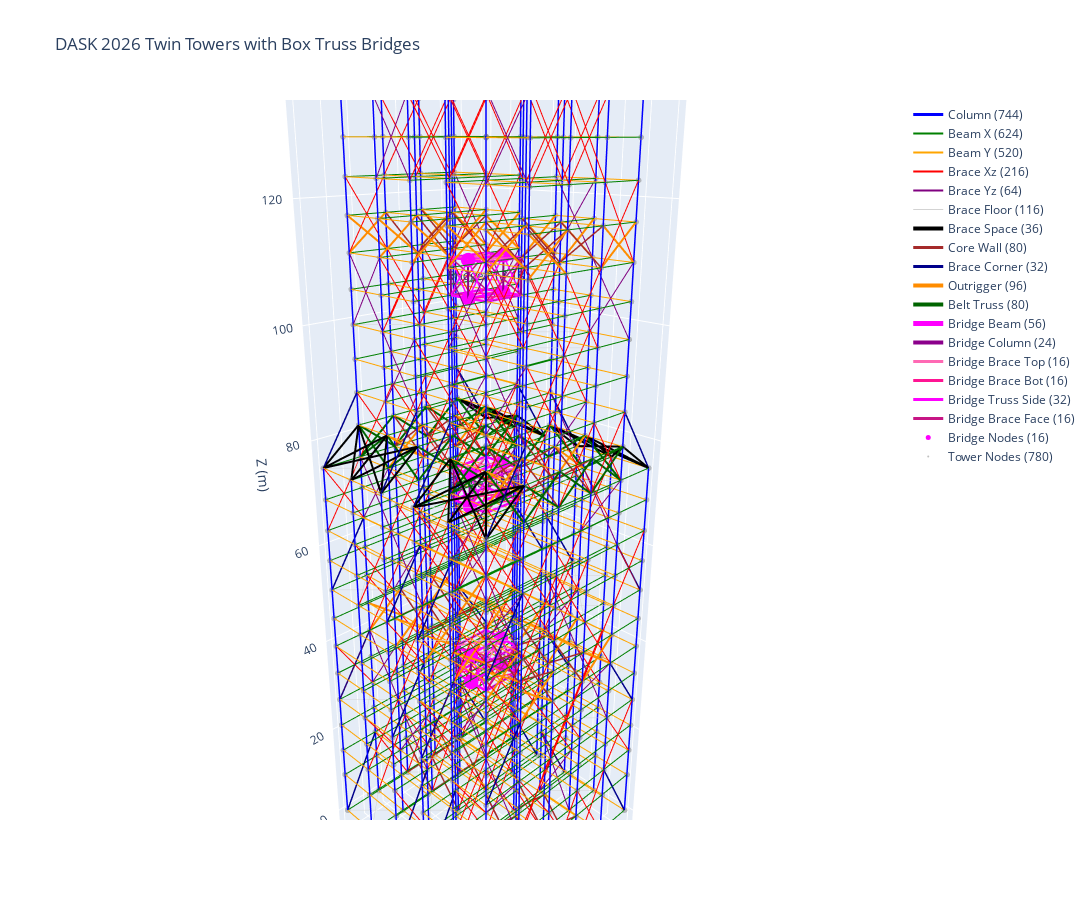

Notebook cell for this chart:
### Markdown cell above
---
## 7. 3D Visualization

### Code cell
# 3D Twin Towers Visualization
fig_3d = go.Figure()

# Element styles for visualization
element_styles = {
    # Tower elements
    'column':           {'color': 'blue',         'width': 3},
    'beam_x':           {'color': 'green',        'width': 2},
    'beam_y':           {'color': 'orange',       'width': 2},
    'brace_xz':         {'color': 'red',          'width': 2},
    'brace_yz':         {'color': 'purple',       'width': 2},
    'brace_floor':      {'color': 'lightgray',    'width': 1},
    'brace_space':      {'color': 'black',        'width': 4},
    'core_wall':        {'color': 'brown',        'width': 3},
    'brace_corner':     {'color': 'darkblue',     'width': 3},
    'brace_transition': {'color': 'gold',         'width': 3},
    # Outrigger system
    'outrigger':        {'color': 'darkorange',   'width': 4},
    'belt_truss':       {'color': 'darkgreen',    'width': 4},
    # Bridge elements
    'bridge_beam':      {'color': 'magenta',      'width': 5},
    'bridge_column':    {'color': 'darkmagenta',  'width': 4},
    'bridge_brace_top': {'color': 'hotpink',      'width': 3},
    'bridge_brace_bot': {'color': 'deeppink',     'width': 3},
    'bridge_truss_side':{'color': 'fuchsia',      'width': 3},
    'bridge_brace_face':{'color': 'mediumvioletred', 'width': 3},
    'bridge_brace':     {'color': 'magenta',      'width': 3},  # fallback
}

for etype, style in element_styles.items():
    elements = connectivity_df[connectivity_df['element_type'] == etype]
    if len(elements) == 0:
        continue
    
    x_lines, y_lines, z_lines = [], [], []
    for _, row in elements.iterrows():
        n1_coords = coords[int(row['node_i'])]
        n2_coords = coords[int(row['node_j'])]
        x_lines.extend([n1_coords[0], n2_coords[0], None])
        y_lines.extend([n1_coords[1], n2_coords[1], None])
        z_lines.extend([n1_coords[2], n2_coords[2], None])
    
    fig_3d.add_trace(go.Scatter3d(
        x=x_lines, y=y_lines, z=z_lines,
        mode='lines',
        name=f"{etype.replace('_', ' ').title()} ({len(elements)})",
        line=dict(color=style['color'], width=style['width']),
        hoverinfo='name'
    ))

# Add bridge nodes
zone_nodes = position_df[position_df['zone'] == 'bridge']
if len(zone_nodes) > 0:
    fig_3d.add_trace(go.Scatter3d(
        x=zone_nodes['x'], y=zone_nodes['y'], z=zone_nodes['z'],
        mode='markers',
        marker=dict(size=5, color='magenta'),
        name=f'Bridge Nodes ({len(zone_nodes)})',
        hoverinfo='text',
        hovertext=[f"N{int(r['node_id'])}: ({r['x']:.0f},{r['y']:.0f},{r['z']:.0f})" 
                   for _, r in zone_nodes.iterrows()]
    ))

# Add all tower nodes
tower_nodes = position_df[position_df['zone'] != 'bridge']
fig_3d.add_trace(go.Scatter3d(
    x=tower_nodes['x'], y=tower_nodes['y'], z=tower_nodes['z'],
    mode='markers',
    marker=dict(size=2, color='gray', opacity=0.5),
    name=f'Tower Nodes ({len(tower_nodes)})',
    hoverinfo='text',
    hovertext=[f"N{int(r['node_id'])}: ({r['x']:.0f},{r['y']:.0f},{r['z']:.0f})" 
               for _, r in tower_nodes.iterrows()]
))

# Label bridges - BRIDGE_FLOORS_SINGLE is now list of tuples
for floor_bot, floor_top in BRIDGE_FLOORS_SINGLE:
    z_mid = (Z_COORDS[floor_bot] + Z_COORDS[floor_top]) / 2
    fig_3d.add_trace(go.Scatter3d(
        x=[20], y=[20], z=[z_mid],
        mode='text',
        text=[f'Bridge F{floor_bot}-{floor_top}'],
        textposition='middle center',
        showlegend=False
    ))

# Label 2-story bridge
z_mid = (Z_COORDS[BRIDGE_FLOORS_DOUBLE[0]] + Z_COORDS[BRIDGE_FLOORS_DOUBLE[1]]) / 2
fig_3d.add_trace(go.Scatter3d(
    x=[20], y=[20], z=[z_mid],
    mode='text',
    text=['2-Story Bridge'],
    textposition='middle center',
    showlegend=False
))

fig_3d.update_layout(
    title='DASK 2026 Twin Towers with Box Truss Bridges',
    scene=dict(
        xaxis_title='X (m)',
        yaxis_title='Y (m)',
        zaxis_title='Z (m)',
        aspectmode='data',
        camera=dict(eye=dict(x=1.5, y=1.5, z=0.8))
    ),
    width=1200, height=900,
    legend=dict(x=1.02, y=1, bgcolor='rgba(255,255,255,0.8)')
)
fig_3d.show()

### Figure 1 — Plotly figure (JSON) as saved in the notebook; plotly's stock layout.template omitted (floating-point values rounded to 4 significant figures; data arrays with more than 128 entries replaced by an {"elided": "..."} marker saying what was removed)
{"data": [{"hoverinfo": "name", "line": {"color": "blue", "width": 3}, "mode": "lines", "name": "Column (744)", "type": "scatter3d", "x": {"elided": "2232 int values"}, "y": {"elided": "2232 int values"}, "z": {"elided": "2232 int values"}}, {"hoverinfo": "name", "line": {"color": "green", "width": 2}, "mode": "lines", "name": "Beam X (624)", "type": "scatter3d", "x": {"elided": "1872 int values"}, "y": {"elided": "1872 int values"}, "z": {"elided": "1872 int values"}}, {"hoverinfo": "name", "line": {"color": "orange", "width": 2}, "mode": "lines", "name": "Beam Y (520)", "type": "scatter3d", "x": {"elided": "1560 int values"}, "y": {"elided": "1560 int values"}, "z": {"elided": "1560 int values"}}, {"hoverinfo": "name", "line": {"color": "red", "width": 2}, "mode": "lines", "name": "Brace Xz (216)", "type": "scatter3d", "x": {"elided": "648 int values"}, "y": {"elided": "648 int values"}, "z": {"elided": "648 int values"}}, {"hoverinfo": "name", "line": {"color": "purple", "width": 2}, "mode": "lines", "name": "Brace Yz (64)", "type": "scatter3d", "x": {"elided": "192 int values"}, "y": {"elided": "192 int values"}, "z": {"elided": "192 int values"}}, {"hoverinfo": "name", "line": {"color": "lightgray", "width": 1}, "mode": "lines", "name": "Brace Floor (116)", "type": "scatter3d", "x": {"elided": "348 int values"}, "y": {"elided": "348 int values"}, "z": {"elided": "348 int values"}}, {"hoverinfo": "name", "line": {"color": "black", "width": 4}, "mode": "lines", "name": "Brace Space (36)", "type": "scatter3d", "x": [0, 8, null, 0, 8, null, 0, 8, null, 0, 8, null, 0, 8, null, 0, 8, null, 0, 8, null, 0, 8, null, 0, 8, null, 40, 32, null, 40, 32, null, 40, 32, null, 40, 32, null, 40, 32, null, 40, 32, null, 40, 32, null, 40, 32, null, 40, 32, null, 0, 8, null, 0, 8, null, 0, 8, null, 0, 8, null, 0, 8, null, 0, 8, null, 0, 8, null, 0, 8, null, 0, 8, null, 40, 32, null, 40, 32, null, 40, 32, null, 40, 32, null, 40, 32, null, 40, 32, null, 40, 32, null, 40, 32, null, 40, 32, null], "y": [0, 0, null, 0, 8, null, 0, 16, null, 8, 0, null, 8, 8, null, 8, 16, null, 16, 0, null, 16, 8, null, 16, 16, null, 0, 0, null, 0, 8, null, 0, 16, null, 8, 0, null, 8, 8, null, 8, 16, null, 16, 0, null, 16, 8, null, 16, 16, null, 24, 24, null, 24, 32, null, 24, 40, null, 32, 24, null, 32, 32, null, 32, 40, null, 40, 24, null, 40, 32, null, 40, 40, null, 24, 24, null, 24, 32, null, 24, 40, null, 32, 24, null, 32, 32, null, 32, 40, null, 40, 24, null, 40, 32, null, 40, 40, null], "z": [75, 81, null, 75, 81, null, 75, 81, null, 75, 81, null, 75, 81, null, 75, 81, null, 75, 81, null, 75, 81, null, 75, 81, null, 75, 81, null, 75, 81, null, 75, 81, null, 75, 81, null, 75, 81, null, 75, 81, null, 75, 81, null, 75, 81, null, 75, 81, null, 75, 81, null, 75, 81, null, 75, 81, null, 75, 81, null, 75, 81, null, 75, 81, null, 75, 81, null, 75, 81, null, 75, 81, null, 75, 81, null, 75, 81, null, 75, 81, null, 75, 81, null, 75, 81, null, 75, 81, null, 75, 81, null, 75, 81, null, 75, 81, null]}, {"hoverinfo": "name", "line": {"color": "brown", "width": 3}, "mode": "lines", "name": "Core Wall (80)", "type": "scatter3d", "x": {"elided": "240 int values"}, "y": {"elided": "240 int values"}, "z": {"elided": "240 int values"}}, {"hoverinfo": "name", "line": {"color": "darkblue", "width": 3}, "mode": "lines", "name": "Brace Corner (32)", "type": "scatter3d", "x": [0, 8, null, 0, 8, null, 40, 32, null, 40, 32, null, 0, 8, null, 0, 8, null, 40, 32, null, 40, 32, null, 0, 8, null, 0, 8, null, 40, 32, null, 40, 32, null, 0, 8, null, 0, 8, null, 40, 32, null, 40, 32, null, 0, 8, null, 0, 8, null, 40, 32, null, 40, 32, null, 0, 8, null, 0, 8, null, 40, 32, null, 40, 32, null, 0, 8, null, 0, 8, null, 40, 32, null, 40, 32, null, 0, 8, null, 0, 8, null, 40, 32, null, 40, 32, null], "y": [0, 0, null, 16, 16, null, 0, 0, null, 16, 16, null, 0, 0, null, 16, 16, null, 0, 0, null, 16, 16, null, 0, 0, null, 16, 16, null, 0, 0, null, 16, 16, null, 0, 0, null, 16, 16, null, 0, 0, null, 16, 16, null, 24, 24, null, 40, 40, null, 24, 24, null, 40, 40, null, 24, 24, null, 40, 40, null, 24, 24, null, 40, 40, null, 24, 24, null, 40, 40, null, 24, 24, null, 40, 40, null, 24, 24, null, 40, 40, null, 24, 24, null, 40, 40, null], "z": [0, 15, null, 0, 15, null, 0, 15, null, 0, 15, null, 27, 39, null, 27, 39, null, 27, 39, null, 27, 39, null, 51, 63, null, 51, 63, null, 51, 63, null, 51, 63, null, 75, 87, null, 75, 87, null, 75, 87, null, 75, 87, null, 0, 15, null, 0, 15, null, 0, 15, null, 0, 15, null, 27, 39, null, 27, 39, null, 27, 39, null, 27, 39, null, 51, 63, null, 51, 63, null, 51, 63, null, 51, 63, null, 75, 87, null, 75, 87, null, 75, 87, null, 75, 87, null]}, {"hoverinfo": "name", "line": {"color": "darkorange", "width": 4}, "mode": "lines", "name": "Outrigger (96)", "type": "scatter3d", "x": {"elided": "288 int values"}, "y": {"elided": "288 int values"}, "z": {"elided": "288 int values"}}, {"hoverinfo": "name", "line": {"color": "darkgreen", "width": 4}, "mode": "lines", "name": "Belt Truss (80)", "type": "scatter3d", "x": {"elided": "240 int values"}, "y": {"elided": "240 int values"}, "z": {"elided": "240 int values"}}, {"hoverinfo": "name", "line": {"color": "magenta", "width": 5}, "mode": "lines", "name": "Bridge Beam (56)", "type": "scatter3d", "x": {"elided": "168 int values"}, "y": {"elided": "168 int values"}, "z": {"elided": "168 int values"}}, {"hoverinfo": "name", "line": {"color": "darkmagenta", "width": 4}, "mode": "lines", "name": "Bridge Column (24)", "type": "scatter3d", "x": [16, 16, null, 24, 24, null, 16, 16, null, 24, 24, null, 16, 16, null, 24, 24, null, 16, 16, null, 24, 24, null, 16, 16, null, 24, 24, null, 16, 16, null, 24, 24, null, 16, 16, null, 24, 24, null, 16, 16, null, 24, 24, null, 16, 16, null, 24, 24, null, 16, 16, null, 24, 24, null, 16, 16, null, 24, 24, null, 16, 16, null, 24, 24, null], "y": [16, 16, null, 16, 16, null, 24, 24, null, 24, 24, null, 20, 20, null, 20, 20, null, 16, 16, null, 16, 16, null, 24, 24, null, 24, 24, null, 20, 20, null, 20, 20, null, 16, 16, null, 16, 16, null, 24, 24, null, 24, 24, null, 20, 20, null, 20, 20, null, 16, 16, null, 16, 16, null, 24, 24, null, 24, 24, null, 20, 20, null, 20, 20, null], "z": [33, 39, null, 33, 39, null, 33, 39, null, 33, 39, null, 33, 39, null, 33, 39, null, 69, 75, null, 69, 75, null, 69, 75, null, 69, 75, null, 69, 75, null, 69, 75, null, 105, 111, null, 105, 111, null, 105, 111, null, 105, 111, null, 105, 111, null, 105, 111, null, 141, 153, null, 141, 153, null, 141, 153, null, 141, 153, null, 141, 153, null, 141, 153, null]}, {"hoverinfo": "name", "line": {"color": "hotpink", "width": 3}, "mode": "lines", "name": "Bridge Brace Top (16)", "type": "scatter3d", "x": [16, 24, null, 24, 16, null, 16, 24, null, 24, 16, null, 16, 24, null, 24, 16, null, 16, 24, null, 24, 16, null, 16, 24, null, 24, 16, null, 16, 24, null, 24, 16, null, 16, 24, null, 24, 16, null, 16, 24, null, 24, 16, null], "y": [16, 20, null, 16, 20, null, 20, 24, null, 20, 24, null, 16, 20, null, 16, 20, null, 20, 24, null, 20, 24, null, 16, 20, null, 16, 20, null, 20, 24, null, 20, 24, null, 16, 20, null, 16, 20, null, 20, 24, null, 20, 24, null], "z": [39, 39, null, 39, 39, null, 39, 39, null, 39, 39, null, 75, 75, null, 75, 75, null, 75, 75, null, 75, 75, null, 111, 111, null, 111, 111, null, 111, 111, null, 111, 111, null, 153, 153, null, 153, 153, null, 153, 153, null, 153, 153, null]}, {"hoverinfo": "name", "line": {"color": "deeppink", "width": 3}, "mode": "lines", "name": "Bridge Brace Bot (16)", "type": "scatter3d", "x": [16, 24, null, 24, 16, null, 16, 24, null, 24, 16, null, 16, 24, null, 24, 16, null, 16, 24, null, 24, 16, null, 16, 24, null, 24, 16, null, 16, 24, null, 24, 16, null, 16, 24, null, 24, 16, null, 16, 24, null, 24, 16, null], "y": [16, 20, null, 16, 20, null, 20, 24, null, 20, 24, null, 16, 20, null, 16, 20, null, 20, 24, null, 20, 24, null, 16, 20, null, 16, 20, null, 20, 24, null, 20, 24, null, 16, 20, null, 16, 20, null, 20, 24, null, 20, 24, null], "z": [33, 33, null, 33, 33, null, 33, 33, null, 33, 33, null, 69, 69, null, 69, 69, null, 69, 69, null, 69, 69, null, 105, 105, null, 105, 105, null, 105, 105, null, 105, 105, null, 141, 141, null, 141, 141, null, 141, 141, null, 141, 141, null]}, {"hoverinfo": "name", "line": {"color": "fuchsia", "width": 3}, "mode": "lines", "name": "Bridge Truss Side (32)", "type": "scatter3d", "x": [16, 16, null, 16, 16, null, 16, 16, null, 16, 16, null, 24, 24, null, 24, 24, null, 24, 24, null, 24, 24, null, 16, 16, null, 16, 16, null, 16, 16, null, 16, 16, null, 24, 24, null, 24, 24, null, 24, 24, null, 24, 24, null, 16, 16, null, 16, 16, null, 16, 16, null, 16, 16, null, 24, 24, null, 24, 24, null, 24, 24, null, 24, 24, null, 16, 16, null, 16, 16, null, 16, 16, null, 16, 16, null, 24, 24, null, 24, 24, null, 24, 24, null, 24, 24, null], "y": [16, 20, null, 16, 20, null, 20, 24, null, 20, 24, null, 16, 20, null, 16, 20, null, 20, 24, null, 20, 24, null, 16, 20, null, 16, 20, null, 20, 24, null, 20, 24, null, 16, 20, null, 16, 20, null, 20, 24, null, 20, 24, null, 16, 20, null, 16, 20, null, 20, 24, null, 20, 24, null, 16, 20, null, 16, 20, null, 20, 24, null, 20, 24, null, 16, 20, null, 16, 20, null, 20, 24, null, 20, 24, null, 16, 20, null, 16, 20, null, 20, 24, null, 20, 24, null], "z": [33, 39, null, 39, 33, null, 33, 39, null, 39, 33, null, 33, 39, null, 39, 33, null, 33, 39, null, 39, 33, null, 69, 75, null, 75, 69, null, 69, 75, null, 75, 69, null, 69, 75, null, 75, 69, null, 69, 75, null, 75, 69, null, 105, 111, null, 111, 105, null, 105, 111, null, 111, 105, null, 105, 111, null, 111, 105, null, 105, 111, null, 111, 105, null, 141, 153, null, 153, 141, null, 141, 153, null, 153, 141, null, 141, 153, null, 153, 141, null, 141, 153, null, 153, 141, null]}, {"hoverinfo": "name", "line": {"color": "mediumvioletred", "width": 3}, "mode": "lines", "name": "Bridge Brace Face (16)", "type": "scatter3d", "x": [16, 24, null, 24, 16, null, 16, 24, null, 24, 16, null, 16, 24, null, 24, 16, null, 16, 24, null, 24, 16, null, 16, 24, null, 24, 16, null, 16, 24, null, 24, 16, null, 16, 24, null, 24, 16, null, 16, 24, null, 24, 16, null], "y": [16, 16, null, 16, 16, null, 24, 24, null, 24, 24, null, 16, 16, null, 16, 16, null, 24, 24, null, 24, 24, null, 16, 16, null, 16, 16, null, 24, 24, null, 24, 24, null, 16, 16, null, 16, 16, null, 24, 24, null, 24, 24, null], "z": [33, 39, null, 33, 39, null, 33, 39, null, 33, 39, null, 69, 75, null, 69, 75, null, 69, 75, null, 69, 75, null, 105, 111, null, 105, 111, null, 105, 111, null, 105, 111, null, 141, 153, null, 141, 153, null, 141, 153, null, 141, 153, null]}, {"hoverinfo": "text", "hovertext": ["N780: (16,20,33)", "N781: (24,20,33)", "N782: (16,20,39)", "N783: (24,20,39)", "N784: (16,20,69)", "N785: (24,20,69)", "N786: (16,20,75)", "N787: (24,20,75)", "N788: (16,20,105)", "N789: (24,20,105)", "N790: (16,20,111)", "N791: (24,20,111)", "N792: (16,20,141)", "N793: (24,20,141)", "N794: (16,20,153)", "N795: (24,20,153)"], "marker": {"color": "magenta", "size": 5}, "mode": "markers", "name": "Bridge Nodes (16)", "type": "scatter3d", "x": [16.0, 24.0, 16.0, 24.0, 16.0, 24.0, 16.0, 24.0, 16.0, 24.0, 16.0, 24.0, 16.0, 24.0, 16.0, 24.0], "y": [20.0, 20.0, 20.0, 20.0, 20.0, 20.0, 20.0, 20.0, 20.0, 20.0, 20.0, 20.0, 20.0, 20.0, 20.0, 20.0], "z": [33.0, 33.0, 39.0, 39.0, 69.0, 69.0, 75.0, 75.0, 105.0, 105.0, 111.0, 111.0, 141.0, 141.0, 153.0, 153.0]}, {"hoverinfo": "text", "hovertext": {"elided": "780 str values"}, "marker": {"color": "gray", "opacity": 0.5, "size": 2}, "mode": "markers", "name": "Tower Nodes (780)", "type": "scatter3d", "x": {"elided": "780 float values"}, "y": {"elided": "780 float values"}, "z": {"elided": "780 float values"}}, {"mode": "text", "showlegend": false, "text": ["Bridge F5-6"], "textposition": "middle center", "type": "scatter3d", "x": [20], "y": [20], "z": [36]}, {"mode": "text", "showlegend": false, "text": ["Bridge F11-12"], "textposition": "middle center", "type": "scatter3d", "x": [20], "y": [20], "z": [72]}, {"mode": "text", "showlegend": false, "text": ["Bridge F17-18"], "textposition": "middle center", "type": "scatter3d", "x": [20], "y": [20], "z": [108]}, {"mode": "text", "showlegend": false, "text": ["2-Story Bridge"], "textposition": "middle center", "type": "scatter3d", "x": [20], "y": [20], "z": [147]}], "layout": {"height": 900, "legend": {"bgcolor": "rgba(255,255,255,0.8)", "x": 1.02, "y": 1}, "scene": {"aspectmode": "data", "camera": {"eye": {"x": 1.5, "y": 1.5, "z": 0.8}}, "xaxis": {"title": {"text": "X (m)"}}, "yaxis": {"title": {"text": "Y (m)"}}, "zaxis": {"title": {"text": "Z (m)"}}}, "title": {"text": "DASK 2026 Twin Towers with Box Truss Bridges"}, "width": 1200}}
